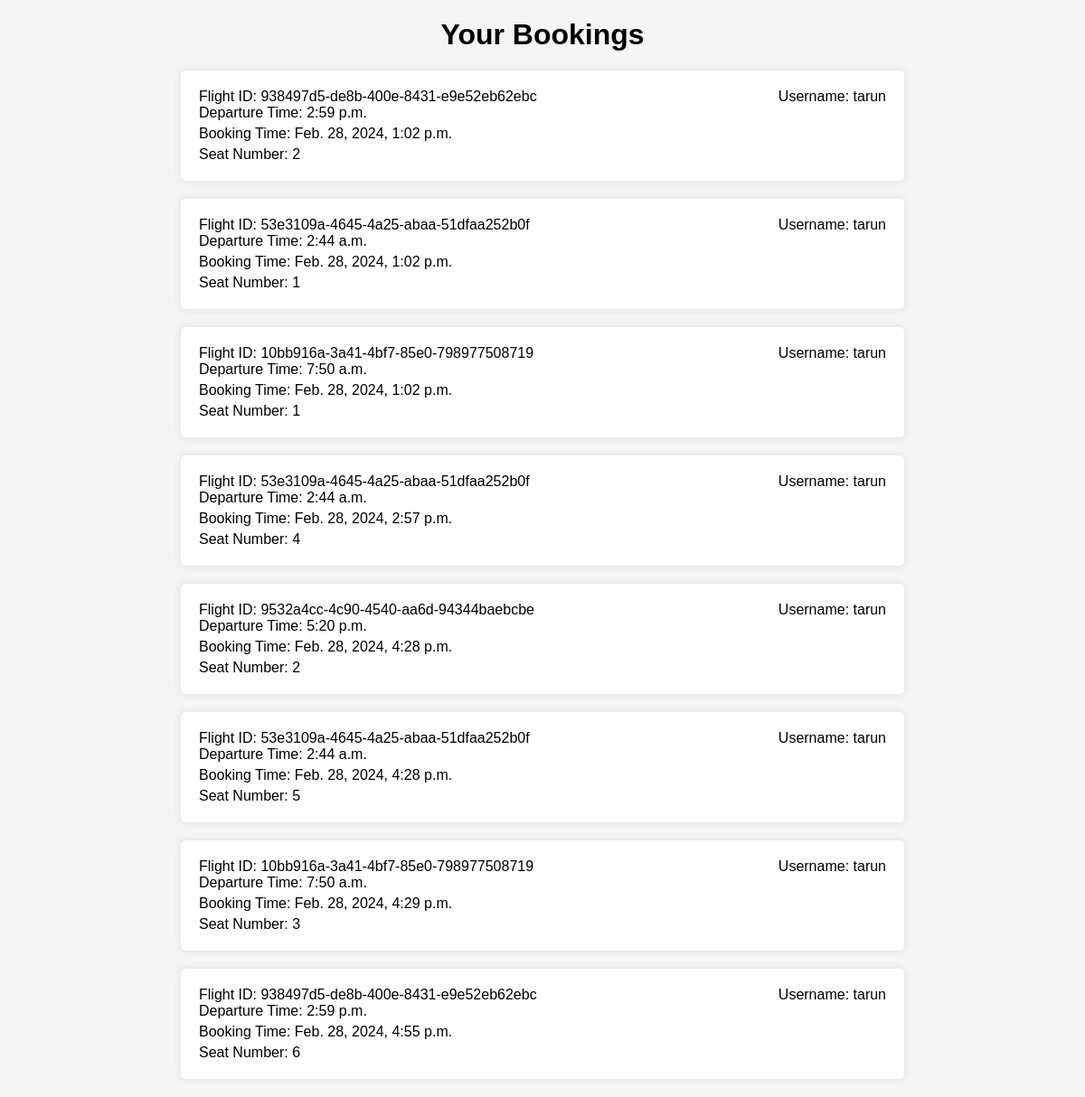
/my-bookings/ (signed in), run on the app's committed database.
### bookings/models.py (models this page shows, shortened)
class Booking(models.Model):
    booking_id = models.UUIDField(primary_key=True, default=uuid.uuid4, editable=False)
    user = models.ForeignKey(User, on_delete=models.CASCADE)
    flight = models.ForeignKey(Flight, on_delete=models.CASCADE)
    booking_time = models.DateTimeField(default=datetime.now)
    seat_number = models.PositiveSmallIntegerField(default=1, choices=[(i, i) for i in range(1, 61)])

class Flight(models.Model):
    flight_number = models.UUIDField(primary_key=True, default=uuid.uuid4, editable=False)
    departure_date=models.DateField()
    departure_time=models.TimeField()
    seat_count=models.PositiveIntegerField(default=60)
    booked_seats=models.PositiveIntegerField(default=0)
    seats_left = models.IntegerField(default=60)

class User(AbstractUser):
    USER = 'user'
    ADMIN = 'admin'
    USER_CHOICES = [
        (USER, 'User'),
        (ADMIN, 'Admin'),
    ]
    user_type = models.CharField(max_length=20, choices=USER_CHOICES, default=USER)

### bookings/views.py (the view)
# urls.py: path('my-bookings/',views.user_bookings,name='my_bookings'),
@login_required(login_url='login')
def user_bookings(request):
    user = request.user
    bookings = Booking.objects.filter(user=user)
    return render(request, 'user_bookings.html', {'bookings': bookings})

### bookings/templates/user_bookings.html (shortened to what this page needs)
{% load static %}
<!DOCTYPE html>
<html lang="en">
<head>
    <link rel="stylesheet" href="{% static 'user_bookings.css'%}">
</head>
<body>
    <div class="container">
        <h1>Your Bookings</h1>
        {% for booking in bookings %}
        <div class="booking">
            <div class="top-left">Flight ID: {{ booking.flight.flight_number }}</div>
            <div class="top-right">Username: {{ booking.user.username }}</div>
            <div class="booking-details">
                <p>Departure Time: {{ booking.flight.departure_time }}</p>
                <p>Booking Time: {{ booking.booking_time }}</p>
                <p>Seat Number: {{ booking.seat_number }}</p>
            </div>
        </div>
        {% endfor %}
    </div>
</body>
</html>

### static/user_bookings.css (style rules this page uses)
body { font-family: Arial, sans-serif; margin: 0; padding: 0; background-color: #f5f5f5; }
.container { max-width: 800px; margin: 20px auto; padding: 0 20px; }
h1 { text-align: center; margin-top: 20px; }
.booking { background-color: #fff; border-radius: 5px; box-shadow: 0 0 10px rgba(0, 0, 0, 0.1); margin-bottom: 20px; padding: 20px; }
.top-left { float: left; }
.top-right { float: right; }
.booking-details { clear: both; }
.booking-details p { margin: 5px 0; }
.booking-details p:first-child { margin-top: 10px; }
.booking-details p:last-child { margin-bottom: 0; }

### data on the page
Booking: flight.flight_number "938497d5-de8b-400e-8431-e9e52eb62ebc", user.username "tarun", flight.departure_time "2:59 p.m.", booking_time "Feb. 28, 2024, 1:02 p.m.", seat_number "2"
Booking: flight.flight_number "53e3109a-4645-4a25-abaa-51dfaa252b0f", user.username "tarun", flight.departure_time "2:44 a.m.", booking_time "Feb. 28, 2024, 1:02 p.m.", seat_number "1"
Booking: flight.flight_number "10bb916a-3a41-4bf7-85e0-798977508719", user.username "tarun", flight.departure_time "7:50 a.m.", booking_time "Feb. 28, 2024, 1:02 p.m.", seat_number "1"
Booking: flight.flight_number "53e3109a-4645-4a25-abaa-51dfaa252b0f", user.username "tarun", flight.departure_time "2:44 a.m.", booking_time "Feb. 28, 2024, 2:57 p.m.", seat_number "4"
Booking: flight.flight_number "9532a4cc-4c90-4540-aa6d-94344baebcbe", user.username "tarun", flight.departure_time "5:20 p.m.", booking_time "Feb. 28, 2024, 4:28 p.m.", seat_number "2"
Booking: flight.flight_number "53e3109a-4645-4a25-abaa-51dfaa252b0f", user.username "tarun", flight.departure_time "2:44 a.m.", booking_time "Feb. 28, 2024, 4:28 p.m.", seat_number "5"
Booking: flight.flight_number "10bb916a-3a41-4bf7-85e0-798977508719", user.username "tarun", flight.departure_time "7:50 a.m.", booking_time "Feb. 28, 2024, 4:29 p.m.", seat_number "3"
Booking: flight.flight_number "938497d5-de8b-400e-8431-e9e52eb62ebc", user.username "tarun", flight.departure_time "2:59 p.m.", booking_time "Feb. 28, 2024, 4:55 p.m.", seat_number "6"
